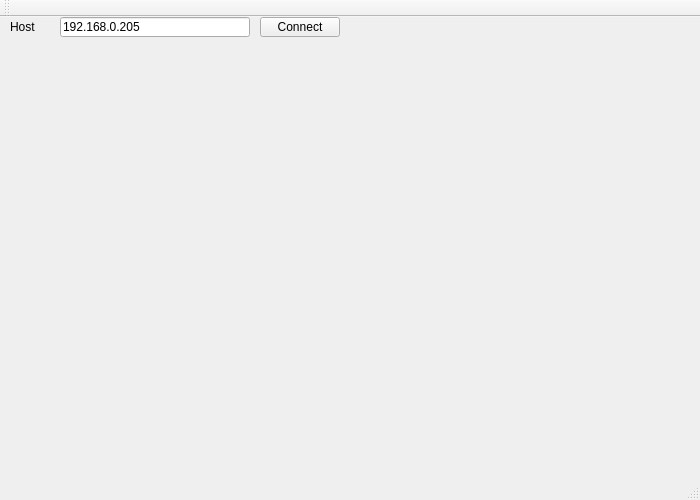
<?xml version="1.0" encoding="UTF-8"?>
<ui version="4.0">
 <class>MainWindow</class>
 <widget class="QMainWindow" name="MainWindow">
  <property name="geometry">
   <rect>
    <x>0</x>
    <y>0</y>
    <width>700</width>
    <height>500</height>
   </rect>
  </property>
  <property name="windowTitle">
   <string>MainWindow</string>
  </property>
  <widget class="QWidget" name="centralWidget">
   <widget class="QLineEdit" name="hostip">
    <property name="geometry">
     <rect>
      <x>60</x>
      <y>0</y>
      <width>190</width>
      <height>20</height>
     </rect>
    </property>
    <property name="text">
     <string>192.168.0.205</string>
    </property>
   </widget>
   <widget class="QPushButton" name="connect_btn">
    <property name="geometry">
     <rect>
      <x>260</x>
      <y>0</y>
      <width>80</width>
      <height>20</height>
     </rect>
    </property>
    <property name="text">
     <string>Connect</string>
    </property>
   </widget>
   <widget class="QLabel" name="host">
    <property name="geometry">
     <rect>
      <x>10</x>
      <y>0</y>
      <width>60</width>
      <height>20</height>
     </rect>
    </property>
    <property name="text">
     <string>Host</string>
    </property>
   </widget>
   <widget class="QLabel" name="monitor">
    <property name="geometry">
     <rect>
      <x>10</x>
      <y>40</y>
      <width>640</width>
      <height>480</height>
     </rect>
    </property>
    <property name="text">
     <string/>
    </property>
   </widget>
  </widget>
  <widget class="QMenuBar" name="menuBar">
   <property name="geometry">
    <rect>
     <x>0</x>
     <y>0</y>
     <width>700</width>
     <height>25</height>
    </rect>
   </property>
  </widget>
  <widget class="QToolBar" name="mainToolBar">
   <attribute name="toolBarArea">
    <enum>TopToolBarArea</enum>
   </attribute>
   <attribute name="toolBarBreak">
    <bool>false</bool>
   </attribute>
  </widget>
  <widget class="QStatusBar" name="statusBar"/>
 </widget>
 <layoutdefault spacing="6" margin="11"/>
 <resources/>
 <connections/>
</ui>
